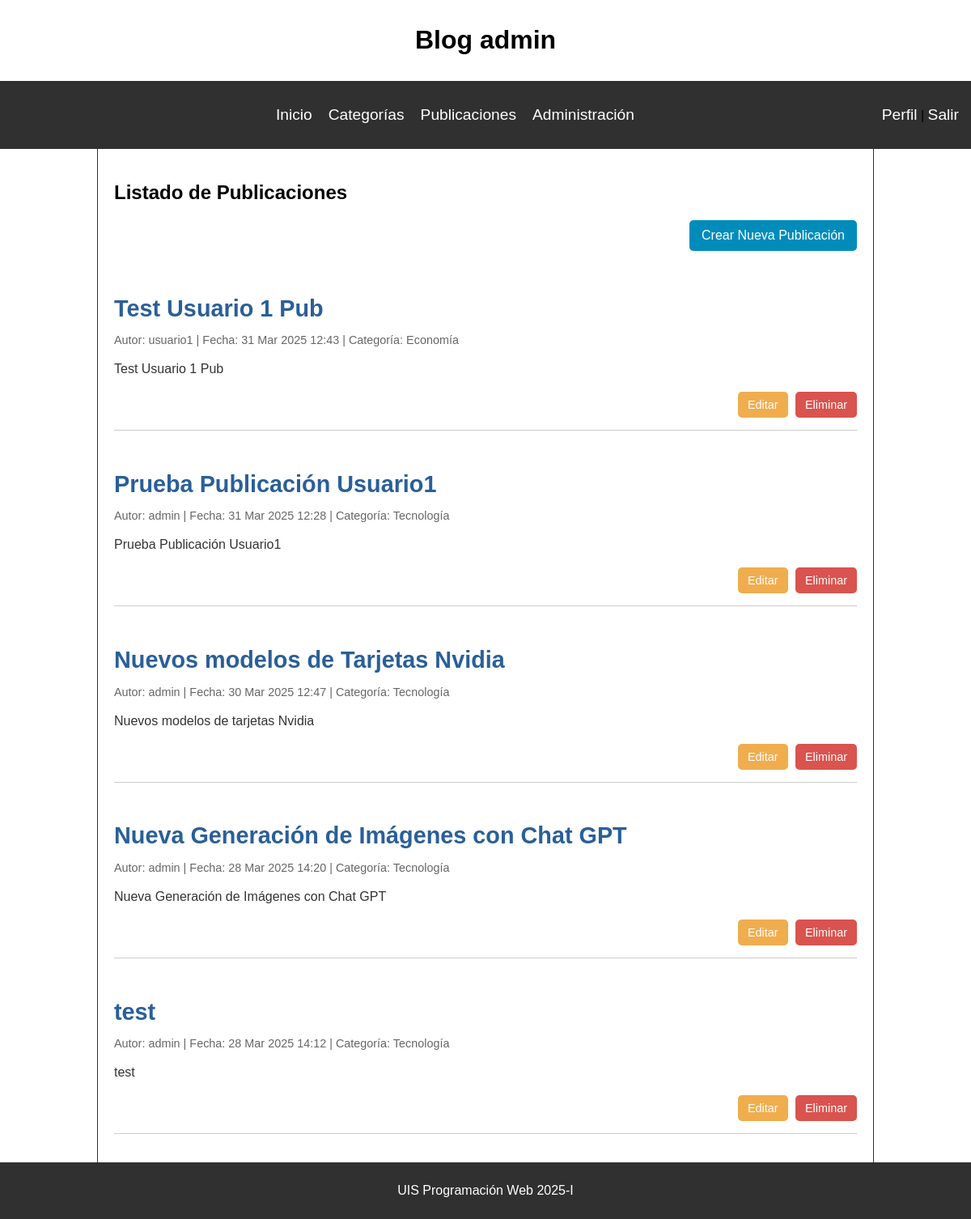
The page /publicaciones/ (signed in) on the database its author committed.
### post/models.py (models this page shows, shortened)
class Post(models.Model):
    title = models.CharField(max_length=200)
    content = models.TextField()
    author = models.ForeignKey(User, on_delete=models.CASCADE)  # Relación con usuario
    category = models.ForeignKey(Category, on_delete=models.SET_NULL, null=True, blank=True)  # Relación con categoría
    created_at = models.DateTimeField(auto_now_add=True)
    updated_at = models.DateTimeField(auto_now=True)
    published = models.BooleanField(default=True)

class Category(models.Model):
    name = models.CharField(max_length=100, unique=True)
    class Meta:
        verbose_name = "Category"
        verbose_name_plural = "Categories"

### post/views.py (the view)
# urls.py: path('publicaciones/', views.publicaciones, name='publicaciones'),
@login_required
def publicaciones(request):
    if request.user.is_superuser or request.user.is_staff:
        posts = Post.objects.all().order_by('-created_at')  # Muestra todos los posts
    else:
        posts = Post.objects.filter(author=request.user).order_by('-created_at')  # Muestra solo los del usuario actual
    return render(request, 'post/publicaciones.html', {'posts': posts})

### post/templates/post/publicaciones.html (shortened to what this page needs)
{% extends 'post/base.html' %}
{% load static %}
{% block extra_head %}
<link rel="stylesheet" href="{% static 'post/css/publicaciones.css' %}">
{% endblock extra_head%}
{% block content %}
<h1>Listado de Publicaciones</h1>
<div class="actions">
    <a href="{% url 'nueva_publicacion' %}" class="btn-nuevo-post">Crear Nueva Publicación</a>
</div>
{% for post in posts %}
    <div class="post-container">
        <h2 class="post-title">
            <a href="{% url 'detalle_publicacion' post.id %}" class="post-title-ref">{{ post.title }}</a>
        </h2>
        <p class="post-meta">
            Autor: {{ post.author.username }} | Fecha: {{ post.created_at|date:"d M Y H:i" }} | Categoría: {{ post.category.name|default:"Sin categoría" }}
        </p>
        <p class="post-content">
            {{ post.content|truncatewords:50 }}
        </p>
        <div class="post-actions">
            <a href="{% url 'editar_publicacion' post.id %}" class="btn-editar-post">Editar</a>
            <a href="{% url 'eliminar_publicacion' post.id %}" class="btn-eliminar-post">Eliminar</a>
        </div>
    </div>
{% empty %}
    <p>No hay publicaciones disponibles.</p>
{% endfor %}
{% endblock content%}

### post/templates/post/base.html (shortened to what this page needs)
{% load static %}
<!DOCTYPE html>
<html lang="es">
<head>
    <link rel="stylesheet" href="{% static 'post/css/base.css' %}">
    {% block extra_head %}
    {% endblock extra_head %}
</head>
<body>
    <main>
        <header>
            {% if user.is_authenticated %}
            <h1>Blog {{ user.username }}</h1>
            {% else %}
            <h1>Blog Personal</h1>
            {% endif %}
        </header>
        <nav id="navbar">
            <ul>
                <li><a href="{% url 'index' %}">Inicio</a></li>
                {% if user.is_authenticated %}
                    <li><a href="{% url 'categorias' %}">Categorías</a></li>
                    <li><a href="{% url 'publicaciones' %}">Publicaciones</a></li>
                {% endif %}
                {% if user.is_staff or user.is_superuser %}
                    <li><a href="{% url 'admin:index' %}">Administración</a></li>
                {% endif %}
            </ul>
            <div>
                {% if user.is_authenticated %}
                    <p><a href="{% url 'perfil' %}">Perfil</a> | <a class="nav-link" href="#"
                        onClick="document.getElementById('logoutform').submit()">
                        Salir
                        </a>
                    </p>
                {% else %}
                    <a href="{% url 'login' %}">Iniciar Sesión</a>
                {% endif %}
            </div>
        </nav>
        <section class="page_content">
            {% block content %}
            {% endblock content%}
        </section>
        <footer>
            <p>UIS Programación Web 2025-I</p>
        </footer>
    </main>
</body>
</html>

### post/static/post/css/base.css (style rules this page uses)
html, body { height: 100%; margin: 0; }
body { display: flex; font-family: Arial, sans-serif; flex-direction: column; }
main { flex: 1; display: flex; flex-direction: column; }
header { padding: 10px; text-align: center; }
#navbar { display: flex; justify-content: space-between; padding: 15px; background-color: #303030; }
#navbar ul { display: flex; list-style: none; margin: auto; }
#navbar ul li { margin-right: 20px; }
#navbar div { display: flex; align-items: center; }
a { text-decoration: none; color: #ffffff; font-size: 1.2em; }
.page_content { padding: 20px; flex: 1; margin: 0 10vw; border-left: 1px solid #303030; border-right: 1px solid #303030; }
footer { text-align: center; padding: 10px; background-color: #303030; color: #ffffff; }

### post/static/post/css/publicaciones.css (style rules this page uses)
.post-container { border-bottom: 1px solid #ccc; padding: 15px 0; margin-bottom: 15px; }
.post-title { font-size: 1.5em; font-weight: bold; color: #222; margin-bottom: 5px; }
.post-title-ref { color: #2a5f98 !important; }
.post-meta { color: #666; font-size: 0.9em; margin-bottom: 10px; }
.post-content { font-size: 1em; line-height: 1.5; color: #333; }
.actions { margin-bottom: 20px; text-align: right; }
.btn-nuevo-post { display: inline-block; padding: 10px 15px; background-color: #008CBA; color: white; border-radius: 5px; font-size: 1em; }
.post-actions { margin-top: 10px; text-align: right; }
.btn-editar-post { display: inline-block; padding: 8px 12px; background-color: #f0ad4e; color: white; border-radius: 5px; font-size: 0.9em; text-decoration: none; margin-right: 5px; }
.btn-eliminar-post { display: inline-block; padding: 8px 12px; background-color: #d9534f; color: white; border-radius: 5px; font-size: 0.9em; text-decoration: none; }

### rows shown on the page
Post: title "Test Usuario 1 Pub", author.username "usuario1", created_at "31 Mar 2025 12:43", category.name "Economía", content "Test Usuario 1 Pub"
Post: title "Prueba Publicación Usuario1", author.username "admin", created_at "31 Mar 2025 12:28", category.name "Tecnología", content "Prueba Publicación Usuario1"
Post: title "Nuevos modelos de Tarjetas Nvidia", author.username "admin", created_at "30 Mar 2025 12:47", category.name "Tecnología", content "Nuevos modelos de tarjetas Nvidia"
Post: title "Nueva Generación de Imágenes con Chat GPT", author.username "admin", created_at "28 Mar 2025 14:20", category.name "Tecnología", content "Nueva Generación de Imágenes con Chat GPT"
Post: title "test", author.username "admin", created_at "28 Mar 2025 14:12", category.name "Tecnología", content "test"

### other values the page prints
{{ user.username }} "admin"
